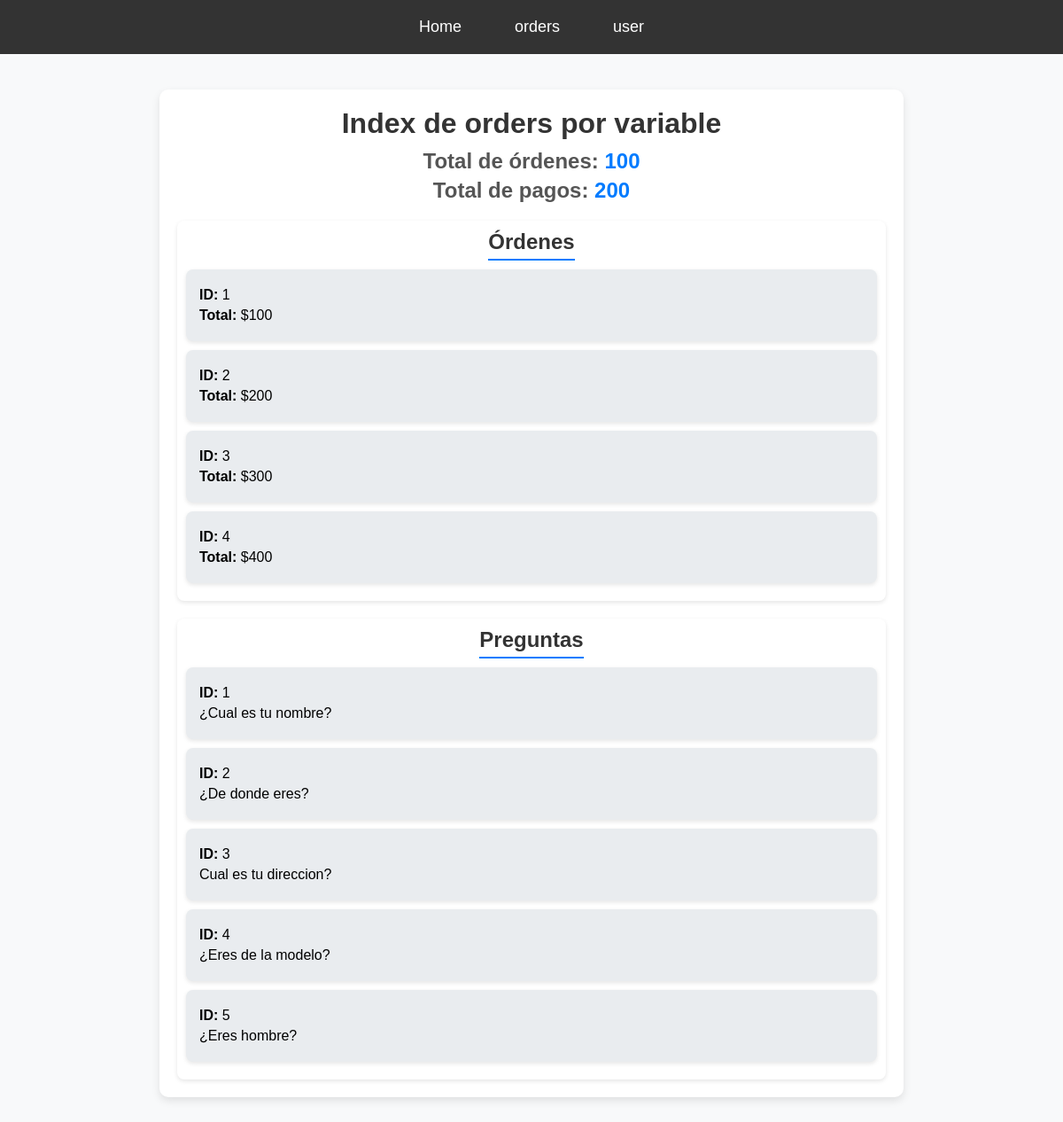
Screenshot of /orders/ with the database file from the repository.
### orders/models.py (models this page shows, shortened)
class Question(models.Model):
    question_text = models.CharField(max_length=200)
    pub_date = models.DateTimeField("date published")

### orders/views.py (the view)
# urls.py: path("", views.indexOrders, name="indexorders"),
def indexOrders(request):
    questions = Question.objects.all()
    data = {
        "questions": questions,
        "titulo": "Index de orders por variable",
        "total_orders": 100,
        "total_payments": 200,
        "orders": [
            {
                "id": 1, "total": 100
            },
            {
                "id": 2, "total": 200
            },
            {
                "id": 3, "total": 300
            },
            {
                "id": 4, "total": 400
            }
        ]
    }
    return render(request, 'orders/index.html', data)

### tamplates/orders/index.html (shortened to what this page needs)
<!DOCTYPE html>
<html lang="en">
<head>
    {% load static %}
    {% include 'base/header.html' %}
    <link rel="stylesheet" href="{% static 'css/orders.css' %}">
</head>
<body>
    <div class="container">
        <h1>{{ titulo }}</h1>
        <div class="stats">
            <h2>Total de órdenes: <span class="highlight">{{ total_orders }}</span></h2>
            <h2>Total de pagos: <span class="highlight">{{ total_payments }}</span></h2>
        </div>
        <section class="orders">
            <h2>Órdenes</h2>
            {% for item in orders %}
                <div class="order-card">
                    <p><strong>ID:</strong> {{ item.id }}</p>
                    <p><strong>Total:</strong> ${{ item.total }}</p>
                </div>
            {% empty %}
                <p>No hay órdenes disponibles.</p>
            {% endfor %}
        </section>
        <section class="questions">
            <h2>Preguntas</h2>
            {% for q in questions %}
                <div class="question-card">
                    <p><strong>ID:</strong> {{ q.id }}</p>
                    <p>{{ q.question_text }}</p>
                </div>
            {% empty %}
                <p>No hay preguntas disponibles.</p>
            {% endfor %}
        </section>
    </div>
</body>
</html>

### static/css/header.css (style rules this page uses)
* { margin: 0; padding: 0; }

### static/css/orders.css (style rules this page uses)
body { font-family: Arial, sans-serif; margin: 0; padding: 0; background-color: #f8f9fa; text-align: center; }
.container { max-width: 800px; margin: 40px auto; padding: 20px; background: white; border-radius: 10px; box-shadow: 0 4px 10px rgba(0, 0, 0, 0.1); }
h1 { color: #333; margin-bottom: 10px; }
.stats h2 { color: #555; margin: 5px 0; }
.highlight { color: #007bff; font-weight: bold; }
.orders, .questions { margin-top: 20px; padding: 10px; border-radius: 8px; background: #fff; box-shadow: 0 2px 5px rgba(0, 0, 0, 0.1); }
.orders h2, .questions h2 { color: #333; border-bottom: 2px solid #007bff; padding-bottom: 5px; display: inline-block; }
.order-card, .question-card { background: #e9ecef; padding: 15px; margin: 10px 0; border-radius: 8px; box-shadow: 0 2px 5px rgba(0, 0, 0, 0.1); text-align: left; }
.order-card p, .question-card p { margin: 5px 0; }

### rows the page displays
Question: id "1", question_text "¿Cual es tu nombre?"
Question: id "2", question_text "¿De donde eres?"
Question: id "3", question_text "Cual es tu direccion?"
Question: id "4", question_text "¿Eres de la modelo?"
Question: id "5", question_text "¿Eres hombre?"

### other values shown
{{ titulo }} "Index de orders por variable"
{{ total_orders }} "100"
{{ total_payments }} "200"
{{ item.id }} "1" "2" "3" "4"
{{ item.total }} "100" "200" "300" "400"
